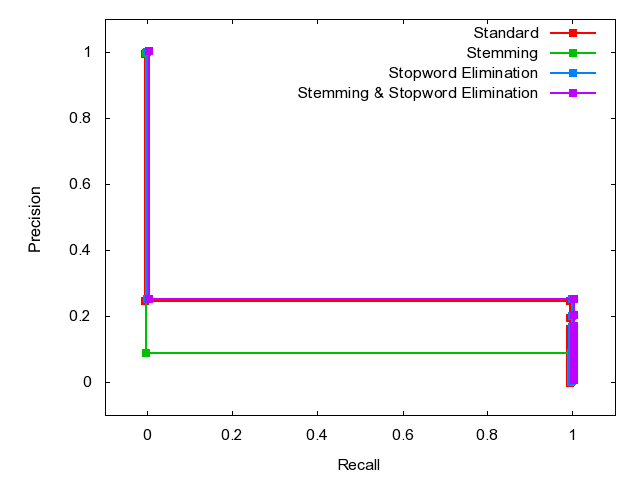

Write the gnuplot code that produced this figure.

	set terminal png
	set output 'Q35.png'
	set ylabel 'Precision'
	set xlabel 'Recall'
	set xrange [-0.1:1.1]
	set yrange [-0.1:1.1]
	plot 'Q35.dat' index 0 using 1:2 w linespoints lw 2 pt 5 title 'Standard', \
'Q35.dat' index 1 using 1:2 w linespoints lw 2 pt 5 title 'Stemming', \
'Q35.dat' index 2 using 1:2 w linespoints lw 2 pt 5 title 'Stopword Elimination', \
'Q35.dat' index 3 using 1:2 w linespoints lw 2 pt 5 title 'Stemming & Stopword Elimination'
